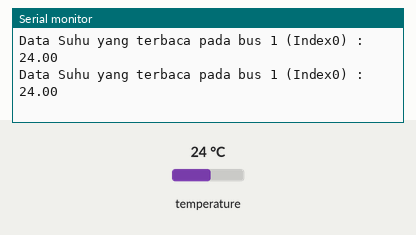
The sketch below on a simulated Arduino Uno, built with avr-gcc and run on an emulated ATmega328P. Parts: the last lines printed to the serial monitor. The test bench sets the inputs (shaded band); at power-on: temperature 24 °C.

Above: at 2.3 s.
2.4 s: temperature set to 12 °C
At 2.4 s:
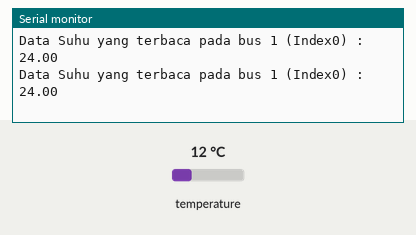
3.9 s: temperature set to 19 °C
At 3.9 s:
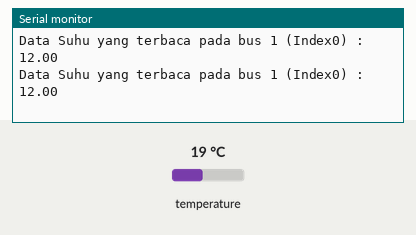
Timing chart, 0 to 6.9 s (numbered marks = the images above; inputs shaded):
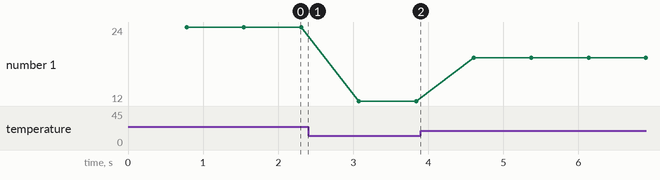

The sketch:

5._DS18B20.ino
```cpp
//Inisialisasi
#include <OneWire.h>
#include <DallasTemperature.h>

int sensorSuhu = 2;
OneWire oneWire(sensorSuhu);
DallasTemperature sensors(&oneWire);

void setup() {
  // put your setup code here, to run once:
  Serial.begin(115200);
  sensors.begin();
}

void loop() {
  // put your main code here, to run repeatedly:
  sensors.requestTemperatures();
  float bacasuhu = sensors.getTempCByIndex(0);
  if(bacasuhu != DEVICE_DISCONNECTED_C){
    Serial.print("Data Suhu yang terbaca pada bus 1 (Index0) : ");
    Serial.println(bacasuhu);
  }
  else{
    Serial.println("Error : sensor pada index 0 tidak ditemukan ");
  }
}
```

Measured:
- plotted number 1: 24 → 12 after the input at 2.4 s, 12 → 19 after the input at 3.9 s
